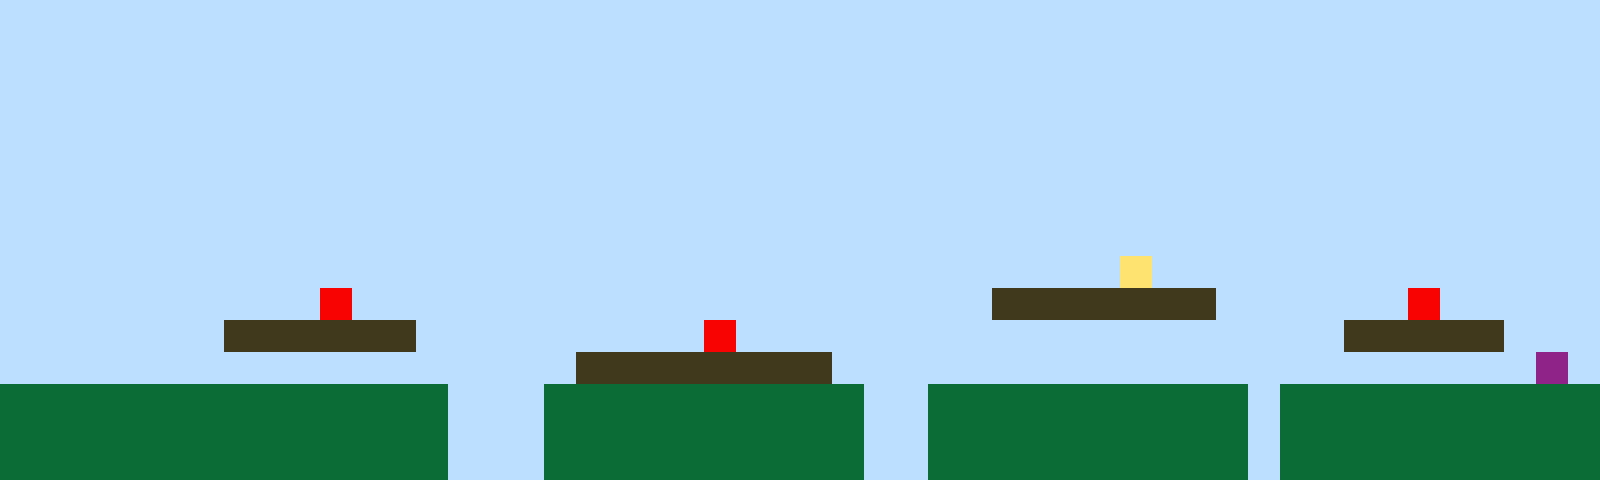

The image is a tile-based game level rendered from a .tmx file. Its description and complete source (layers, tilesets, objects, tile grids) follow:
An orthogonal 50x15 tile map with 32x32 px tiles, 1 tile layer (Tile Layer 1).

<map version="1.10" tiledversion="1.11.2" orientation="orthogonal" renderorder="right-up" width="50" height="15" tilewidth="32" tileheight="32" infinite="0" nextlayerid="2" nextobjectid="1"><editorsettings><export target="map1.csv" format="csv" /></editorsettings><tileset firstgid="1" name="sprites" tilewidth="32" tileheight="32" tilecount="6" columns="3"><image source="sprites.png" width="96" height="64" /></tileset><layer id="1" name="Tile Layer 1" width="50" height="15"><data encoding="csv">1,1,1,1,1,1,1,1,1,1,1,1,1,1,1,1,1,1,1,1,1,1,1,1,1,1,1,1,1,1,1,1,1,1,1,1,1,1,1,1,1,1,1,1,1,1,1,1,1,1,1,1,1,1,1,1,1,1,1,1,1,1,1,1,1,1,1,1,1,1,1,1,1,1,1,1,1,1,1,1,1,1,1,1,1,1,1,1,1,1,1,1,1,1,1,1,1,1,1,1,1,1,1,1,1,1,1,1,1,1,1,1,1,1,1,1,1,1,1,1,1,1,1,1,1,1,1,1,1,1,1,1,1,1,1,1,1,1,1,1,1,1,1,1,1,1,1,1,1,1,1,1,1,1,1,1,1,1,1,1,1,1,1,1,1,1,1,1,1,1,1,1,1,1,1,1,1,1,1,1,1,1,1,1,1,1,1,1,1,1,1,1,1,1,1,1,1,1,1,1,1,1,1,1,1,1,1,1,1,1,1,1,1,1,1,1,1,1,1,1,1,1,1,1,1,1,1,1,1,1,1,1,1,1,1,1,1,1,1,1,1,1,1,1,1,1,1,1,1,1,1,1,1,1,1,1,1,1,1,1,1,1,1,1,1,1,1,1,1,1,1,1,1,1,1,1,1,1,1,1,1,1,1,1,1,1,1,1,1,1,1,1,1,1,1,1,1,1,1,1,1,1,1,1,1,1,1,1,1,1,1,1,1,1,1,1,1,1,1,1,1,1,1,1,1,1,1,1,1,1,1,1,1,1,1,1,1,1,1,1,1,1,1,1,1,1,1,1,1,1,1,1,1,1,1,1,1,1,1,1,1,1,1,1,1,1,1,1,1,1,1,1,1,1,1,1,1,1,1,1,1,1,1,1,1,1,1,1,1,1,1,1,1,1,1,1,1,1,1,1,1,1,1,1,1,1,1,1,1,1,1,1,1,1,1,1,1,1,1,1,1,1,1,1,1,1,1,1,1,1,1,1,1,1,1,4,1,1,1,1,1,1,1,1,1,1,1,1,1,1,1,1,1,1,1,1,1,1,1,1,5,1,1,1,1,1,1,1,1,1,1,1,1,1,1,1,1,1,1,1,1,3,3,3,3,3,3,3,1,1,1,1,1,1,5,1,1,1,1,1,1,1,1,1,1,1,1,3,3,3,3,3,3,1,1,1,1,1,1,1,1,1,5,1,1,1,1,1,1,1,1,1,1,1,1,1,1,1,1,1,1,1,3,3,3,3,3,1,1,1,1,1,1,1,1,1,1,1,1,1,1,1,1,1,1,1,1,1,3,3,3,3,3,3,3,3,1,1,1,1,1,1,1,1,1,1,1,1,1,1,1,1,1,1,1,1,1,1,6,1,2,2,2,2,2,2,2,2,2,2,2,2,2,2,1,1,1,2,2,2,2,2,2,2,2,2,2,1,1,2,2,2,2,2,2,2,2,2,2,1,2,2,2,2,2,2,2,2,2,2,2,2,2,2,2,2,2,2,2,2,2,2,2,2,1,1,1,2,2,2,2,2,2,2,2,2,2,1,1,2,2,2,2,2,2,2,2,2,2,1,2,2,2,2,2,2,2,2,2,2,2,2,2,2,2,2,2,2,2,2,2,2,2,2,1,1,1,2,2,2,2,2,2,2,2,2,2,1,1,2,2,2,2,2,2,2,2,2,2,1,2,2,2,2,2,2,2,2,2,2</data></layer></map>
